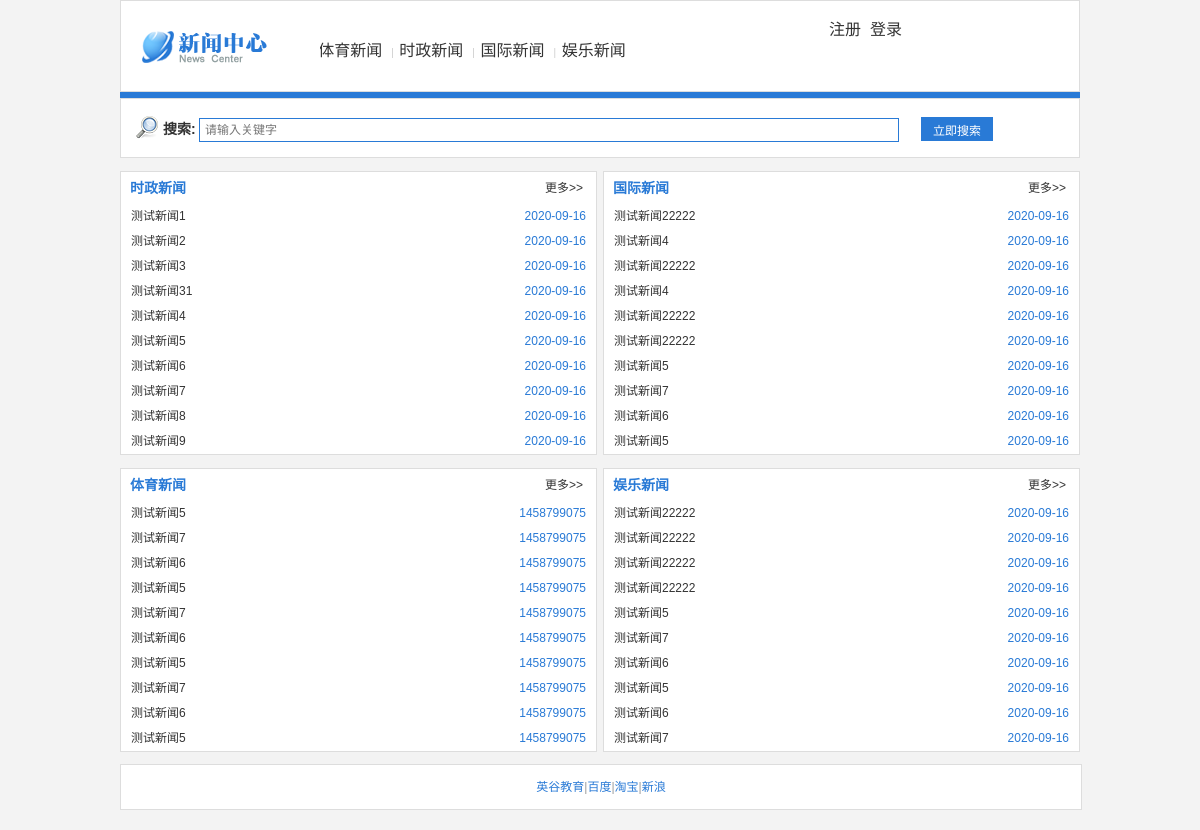
The page / on the database its author committed.
### tables this page shows
CREATE TABLE `db_news` (
  `n_id` int(11) NOT NULL AUTO_INCREMENT COMMENT '新闻主键',
  `n_title` varchar(150) DEFAULT NULL COMMENT '新闻标题',
  `n_message` mediumtext COMMENT '新闻内容',
  `n_addtime` varchar(50) DEFAULT NULL COMMENT '发布时间',
  `n_type` varchar(50) DEFAULT NULL COMMENT '新闻分类',
  `n_status` tinyint(4) DEFAULT NULL COMMENT '新闻状态 0关闭，1开启',
  `n_author` varchar(50) DEFAULT NULL COMMENT '作者',
  `n_nums` varchar(50) DEFAULT '0' COMMENT '阅读次数',
  `n_picture` varchar(50) DEFAULT NULL COMMENT '新闻图片',
  PRIMARY KEY (`n_id`)
);

### index.php (the view, shortened to what this page needs)
<html>
<head>
    <link href="./main.css" rel="stylesheet" type="text/css"/>
</head>
<body>
<div class="contain">
    <div class="logo"><a href="index.php"></a></div>
    <div class="menu">
        <ul>
            <li><span>|&nbsp;&nbsp;<span><a href="list.php?id=12">体育新闻</a></li>
            <li><span>|&nbsp;&nbsp;<span><a href="list.php?id=13">时政新闻</a></li>
            <li><span>|&nbsp;&nbsp;<span><a href="list.php?id=14">国际新闻</a></li>
            <li><span>|&nbsp;&nbsp;<span><a href="list.php?id=15">娱乐新闻</a></li>
        </ul>
        <?php
        $username = $_SESSION['c_name'];
        if ($username !=null){
             echo " &nbsp;&nbsp;&nbsp; 你好,欢迎",  $username; ?>
            <li><a href="logout.php" target="_self">注销</a></li>
             <?php
        }
        else{
        ?>
        <br>
        <li><a href="register.html" target="_self">注册</a></li>
        <li><a href="login.html" target="_self">登录</a></li>
<?php   }?>
    </div>
    <div class="line1"></div>
    <div class="main">
        <div class="select">
            <form action="search.php" method="post">
                <div class="select_left">
                    <strong>搜索:</strong>
                    <input name="keyword" placeholder="请输入关键字"/>
                </div>
                <div class="select_right">
                    <input name="Submit" type="Submit" value="立即搜索"/>
                </div>
            </form>
        </div>
        <div class="main_list">
            <div class="main_list_left">
                <div class="main_type_title">
                    <span>时政新闻</span>
                    <em><a href="list.php?id=13">更多>></a></em>
                </div>
                <div class="main_news_title">
                    <ul>
                        <?php
                        $i = 1;
                        $conn = mysqli_connect('localhost', 'root', '123456', 'php');
                        mysqli_set_charset($conn, 'utf8');
                        $result = $conn->query("select * from db_news where n_type = 13");
                        while (($news = mysqli_fetch_array($result, MYSQLI_ASSOC))&&$i<=10) {
                            $i++;
                            ?>
                          <li><a href="details.php?id=12"><?php echo  $news['n_title']  ?></a>
                        <span><font color=#297ad6>2020-09-16</font></span>
                        </li>
                       <?php }
                        ?>
                    </ul>
                </div>
            </div>
            <div class="main_list_right">
                <div class="main_type_title">
                    <span style="float:left;">国际新闻</span>
                    <em><a href="list.php?id=14">更多>></a></em>
                </div>
                <div class="main_news_title">
                    <ul>
                        <?php
                        $i = 1;
                        $conn = mysqli_connect('localhost', 'root', '123456', 'php');
                        mysqli_set_charset($conn, 'utf8');
                        $result = $conn->query("select * from db_news where n_type = 14");
                        while (($news = mysqli_fetch_array($result, MYSQLI_ASSOC))&&$i<=10) {
                        $i++;
                        ?>
                        <li><a href="details.php?id=13"><?php  echo $news['n_title']  ?></a>
                            <span><font color=#297ad6>2020-09-16</font></span>
                        </li>
                        <?php }
                        ?>
                    </ul>
                </div>
            </div>
        </div>
        <div class="main_list">
            <div class="main_list_left">
                <div class="main_type_title">
                    <span>体育新闻</span>
                    <em><a href="list.php?id=12">更多>></a></em>
                </div>
                <div class="main_news_title">
                    <ul>
                        <?php
                        $i = 1;
                        $conn = mysqli_connect('localhost', 'root', '123456', 'php');
                        mysqli_set_charset($conn, 'utf8');
                        $result = $conn->query("select * from db_news where n_type = 15");
                        while (($news = mysqli_fetch_array($result, MYSQLI_ASSOC))&&$i<=10) {
                        $i++;
                        ?>
                        <li><a href="details.php?id=14"><?php echo $news['n_title']?></a>
                            <span><font color=#297ad6><?php  echo $news['n_addtime']?></font></span>
                        </li>
                        <?php }?>
                    </ul>
                </div>
            </div>
            <div class="main_list_right">
                <div class="main_type_title">
                    <span style="float:left;">娱乐新闻</span>
                    <em><a href="list.php?id=15">更多>></a></em>
                </div>
                <div class="main_news_title">
                    <ul>
                        <?php
                        $i = 1;
                        $conn = mysqli_connect('localhost', 'root', '123456', 'php');
                        mysqli_set_charset($conn, 'utf8');
                        $result = $conn->query("select * from db_news where n_type = 12");
                        while (($news = mysqli_fetch_array($result, MYSQLI_ASSOC))&&$i<=10) {
                        $i++;
                        ?>
                        <li><a href="details.php?id=15"><?php echo $news['n_title']  ?></a>
                            <span><font color=#297ad6>2020-09-16</font></span>
                        </li>
                        <?php } ?>
                    </ul>
                </div>
            </div>
        </div>
        <div class="footer">
            <?php
            $link = array(
                array('link' => 'http://www.121ugrow.com/', 'name' => '英谷教育'),
                array('link' => 'http://www.baidu.com/', 'name' => '百度'),
                array('link' => 'http://www.taobao.com/', 'name' => '淘宝'),
                array('link' => 'http://www.sina.com/', 'name' => '新浪')
            );
            $num = count($link);
            for ($i = 0; $i <= $num - 1; $i++) {
                if ($i < $num - 1) {
                    echo "<a href='" . $link[$i]['link'] . "'>";
                    echo $link[$i]['name'] . "</a>";
                    echo '|';
                } else {
                    echo "<a href='" . $link[$i]['link'] . "'>";
                    echo $link[$i]['name'] . "</a>";
                }
            }
            ?>
        </div>
    </div>
</div>
</body>
</html>

### main.css (style rules this page uses)
body { font-size: 12px; margin: 10px 0; background: #f3f3f3; font-weight: normal; font-family: '微软雅黑', Verdana, Arial, Helvetica, sans-serif; color: #333; padding: 0; margin: 0; }
form, p, h1, h2, h3, ul, li { margin: 0; padding: 0; font-size: 12px; font-weight: normal; }
ul { list-style: none; }
li { color: #183778; }
a:link, a:visited, a:hover, a:active { color: #1f3a87; text-decoration: none; }
.contain { margin: 0px auto; width: 960px; }
.logo { font-size: 1px; background: url(./images/logo.png) no-repeat; float: left; width: 130px; height: 35px; margin-left: 20px; margin-top: 30px; }
.logo a { display: block; width: 130px; color: #fff; height: 35px; text-decoration: none }
.menu { height: 90px; background-color: #fff; border: 1px #ddd solid; }
.menu ul { width: 500px; color: #333; height: 30px; margin: 35px 0 0 50px; float: left; overflow: hidden; }
.menu li { float: left; margin-left: 9px; list-style-type: none; font-size: 12px; }
.menu ul li:first-child { margin-left: -10px; }
.menu li span { color: #ccc; font-size: 10px; }
.menu li a { color: #333; line-height: 30px; text-decoration: none; font-size: 16px; }
.main { width: 960px; margin: 0 auto; }
.main a:link, .main a:visited, .main a:hover { color: #333; text-decoration: none; }
.select { width: 958px; height: 58px; overflow: hidden; float: left; background: #fff; border: 1px solid #ddd; }
.select_left { height: 36px; width: 750px; background: url(./images/search.png) no-repeat 5px 5px; ; padding-left: 32px; line-height: 36px; float: left; margin-top: 12px; margin-left: 10px; }
.select_left strong { font-size: 14px; }
.select_left input { border: 1px solid #297ad6; width: 700px; height: 24px; font-size: 12px; padding-left: 5px; }
.select_right { width: 108px; height: 36px; float: right; padding-right: 10px; margin-top: 6px; margin-right: 40px; }
.select_right input { width: 72px; height: 24px; font-size: 14px; background: #297ad6; margin-top: 12px; color: #fff; border: none; font-size: 12px; }
.main_list { width: 960px; height: auto; overflow: hidden; margin-top: 5px }
.main_list_left { width: 475px; border: 1px solid #ddd; background: #fff; margin-top: 8px; float: left; }
.main_list_right { margin-left: 6px; width: 475px; border: 1px solid #ddd; background: #fff; margin-top: 8px; float: left; }
.main_type_title { height: 30px; }
.main_type_title span { float: left; border: 1px solid #fff; line-height: 30px; font-size: 14px; font-weight: bold; color: #297ad6; padding-left: 8px; }
.main_type_title em { float: right; border: 1px solid #fff; line-height: 30px; font-size: 12px; font-weight: bold; color: #297ad6; padding-left: 8px; float: right; font-style: normal; width: 50px; font-weight: normal; }
.main_news_title { width: 470px; height: auto; overflow: hidden; }
.main_news_title ul { width: 455px; float: left; line-height: 25px; margin-left: 10px; }
.main_news_title ul li a { width: 370px; float: left; overflow: hidden; text-overflow: ellipsis; white-space: nowrap; }
.main_news_title li span { float: right; }
.line1 { border: 3px solid #297ad6; }
.footer { width: 960px; margin: 0 auto; border: 1px solid #ddd; background: #fff; padding: 10px 0; margin-top: 12px; color: #999; text-align: center; line-height: 200%; margin-bottom: 20px; }
.footer a:link, .footer a:visited, .footer a:hover { color: #297ad6; text-decoration: none; }

### rows shown on the page
db_news: n_title "测试新闻1"
db_news: n_title "测试新闻2"
db_news: n_title "测试新闻3"
db_news: n_title "测试新闻31"
db_news: n_title "测试新闻4"
db_news: n_title "测试新闻5"
db_news: n_title "测试新闻6"
db_news: n_title "测试新闻7"
db_news: n_title "测试新闻8"
db_news: n_title "测试新闻9"
db_news: n_title "测试新闻22222"
db_news: n_title "测试新闻4"
db_news: n_title "测试新闻22222"
db_news: n_title "测试新闻4"
db_news: n_title "测试新闻22222"
db_news: n_title "测试新闻22222"
db_news: n_title "测试新闻5"
db_news: n_title "测试新闻7"
db_news: n_title "测试新闻6"
db_news: n_title "测试新闻5"
db_news: n_title "测试新闻5", n_addtime "1458799075"
db_news: n_title "测试新闻7", n_addtime "1458799075"
db_news: n_title "测试新闻6", n_addtime "1458799075"
db_news: n_title "测试新闻5", n_addtime "1458799075"
db_news: n_title "测试新闻7", n_addtime "1458799075"
db_news: n_title "测试新闻6", n_addtime "1458799075"
db_news: n_title "测试新闻5", n_addtime "1458799075"
db_news: n_title "测试新闻7", n_addtime "1458799075"
db_news: n_title "测试新闻6", n_addtime "1458799075"
db_news: n_title "测试新闻5", n_addtime "1458799075"
db_news: n_title "测试新闻22222"
db_news: n_title "测试新闻22222"
db_news: n_title "测试新闻22222"
db_news: n_title "测试新闻22222"
db_news: n_title "测试新闻5"
db_news: n_title "测试新闻7"
db_news: n_title "测试新闻6"
db_news: n_title "测试新闻5"
db_news: n_title "测试新闻6"
db_news: n_title "测试新闻7"

### other values the page prints
$link[$i]['name'] "英谷教育"
$link[$i]['name'] "百度"
$link[$i]['name'] "淘宝"
$link[$i]['name'] "新浪"
